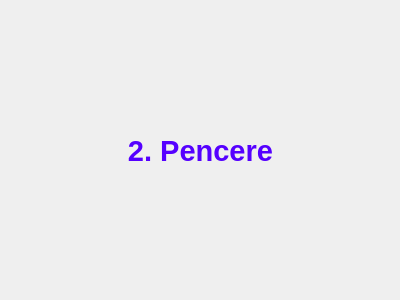
<?xml version="1.0" encoding="UTF-8"?>
<ui version="4.0">
 <class>Form</class>
 <widget class="QWidget" name="Form">
  <property name="geometry">
   <rect>
    <x>0</x>
    <y>0</y>
    <width>400</width>
    <height>300</height>
   </rect>
  </property>
  <property name="windowTitle">
   <string>2. Pencere</string>
  </property>
  <widget class="QLabel" name="label">
   <property name="geometry">
    <rect>
     <x>90</x>
     <y>110</y>
     <width>221</width>
     <height>81</height>
    </rect>
   </property>
   <property name="font">
    <font>
     <pointsize>22</pointsize>
     <weight>75</weight>
     <bold>true</bold>
    </font>
   </property>
   <property name="styleSheet">
    <string notr="true">color: rgb(85, 0, 255);</string>
   </property>
   <property name="text">
    <string>2. Pencere</string>
   </property>
   <property name="alignment">
    <set>Qt::AlignCenter</set>
   </property>
  </widget>
 </widget>
 <resources/>
 <connections/>
</ui>
